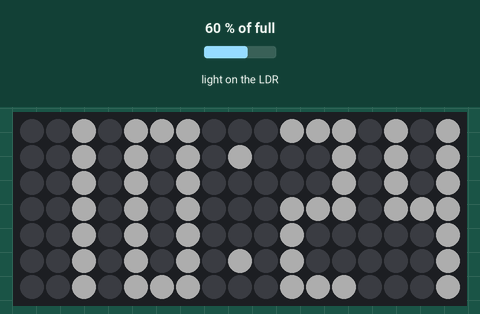
Bench run of a program on a simulated Raspberry Pi (BCM pin numbers) with a Scroll pHAT HD. On the bench: 17×7 RGB LED matrix. The inputs (shaded band) are chosen by the test bench; at power-on: light on the LDR 60 % of full. Dim RGB values are drawn brighter than linear; the clock reads 2024-03-15 10:24:30 at power-on unless the program sets it.

Above: at 1.2 s.
1.3 s: light on the LDR set to 2 % of full
At 2.9 s:
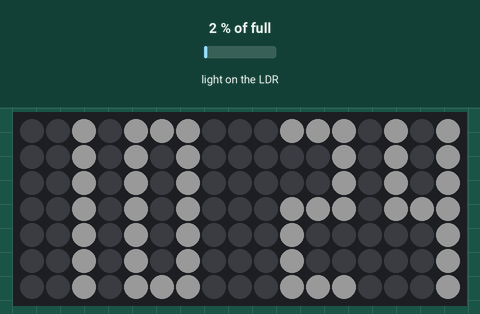
3.5 s: light on the LDR set to 25 % of full
Timing chart, 0 to 6.5 s (numbered marks = the images above; inputs shaded):
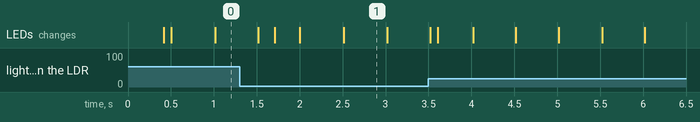

Measured:
- after the input at 1.3 s, the LEDs: first differ from a run without the input after 0.41 s (image 1)
- what the display in image 1 shows lasts 0.5 s, from 2.5 s to 3.0 s

The program:

clock.py
```python
import sys
import time
from datetime import datetime

import scrollphathd as sphd
from gpiozero import LightSensor

LDR_PIN = 24
MAX_BRIGHTNESS = 0.2

digits = (
    ("XXX", "..X", "XXX", "XXX", "X.X", "XXX", "XXX", "XXX", "XXX", "XXX"),
    ("X.X", "..X", "..X", "..X", "X.X", "X..", "X..", "..X", "X.X", "X.X"),
    ("X.X", "..X", "..X", "..X", "X.X", "X..", "X..", "..X", "X.X", "X.X"),
    ("X.X", "..X", "XXX", "XXX", "XXX", "XXX", "XXX", "..X", "XXX", "XXX"),
    ("X.X", "..X", "X..", "..X", "..X", "..X", "X.X", "..X", "X.X", "..X"),
    ("X.X", "..X", "X..", "..X", "..X", "..X", "X.X", "..X", "X.X", "..X"),
    ("XXX", "..X", "XXX", "XXX", "..X", "XXX", "XXX", "..X", "XXX", "XXX")
)


def draw_digit(x, y, number, brightness):
    for y2 in range(7):
        for x2 in range(3):
            if digits[y2][number][x2] == 'X':
                sphd.set_pixel(x + x2, y + y2, brightness)


def main():
    brightness = 0
    last_time = None
    show_colon = False
    ldr = LightSensor(LDR_PIN)

    if "flip" in sys.argv:
        sphd.rotate(180)

    while True:
        now = datetime.now()
        current_time = (now.hour, now.minute)
        old_brightness = brightness
        brightness = MAX_BRIGHTNESS if ldr.light_detected else 0.1

        if current_time != last_time or brightness != old_brightness:
            sphd.clear()
            draw_digit(0, 0, now.hour // 10, brightness)
            draw_digit(4, 0, now.hour % 10, brightness)
            draw_digit(10, 0, now.minute // 10, brightness)
            draw_digit(14, 0, now.minute % 10, brightness)
            last_time = current_time

        if show_colon != (now.microsecond < 500000) or brightness != old_brightness:
            show_colon = now.microsecond < 500000
            sphd.set_pixel(8, 1, brightness * show_colon)
            sphd.set_pixel(8, 5, brightness * show_colon)
            sphd.show()

        time.sleep(0.01)


if __name__ == "__main__":
    try:
        main()
    except (KeyboardInterrupt, SystemExit):
        sphd.clear()
```
